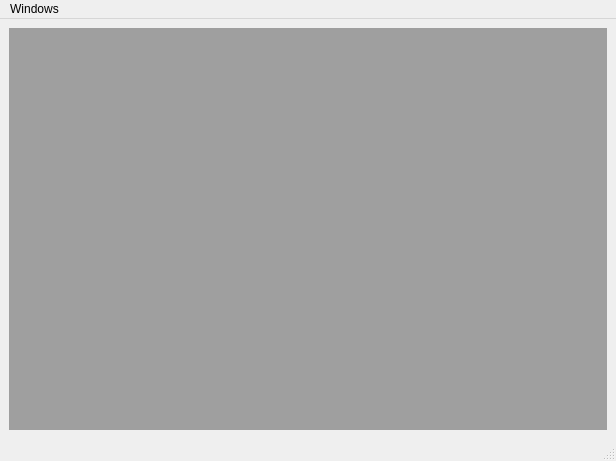
<?xml version="1.0" encoding="UTF-8"?>
<ui version="4.0">
 <class>MainWindow</class>
 <widget class="QMainWindow" name="MainWindow">
  <property name="geometry">
   <rect>
    <x>0</x>
    <y>0</y>
    <width>616</width>
    <height>461</height>
   </rect>
  </property>
  <property name="windowTitle">
   <string>MainWindow</string>
  </property>
  <widget class="QWidget" name="centralwidget">
   <layout class="QGridLayout" name="gridLayout">
    <item row="0" column="0">
     <widget class="QMdiArea" name="mdiArea"/>
    </item>
   </layout>
  </widget>
  <widget class="QMenuBar" name="menubar">
   <property name="geometry">
    <rect>
     <x>0</x>
     <y>0</y>
     <width>616</width>
     <height>22</height>
    </rect>
   </property>
   <widget class="QMenu" name="menuWindows">
    <property name="title">
     <string>Windows</string>
    </property>
    <addaction name="actionHierarchy"/>
    <addaction name="actionComponents"/>
   </widget>
   <addaction name="menuWindows"/>
  </widget>
  <widget class="QStatusBar" name="statusbar"/>
  <action name="actionHierarchy">
   <property name="text">
    <string>Hierarchy</string>
   </property>
  </action>
  <action name="actionComponents">
   <property name="text">
    <string>Components</string>
   </property>
  </action>
 </widget>
 <resources/>
 <connections/>
</ui>
